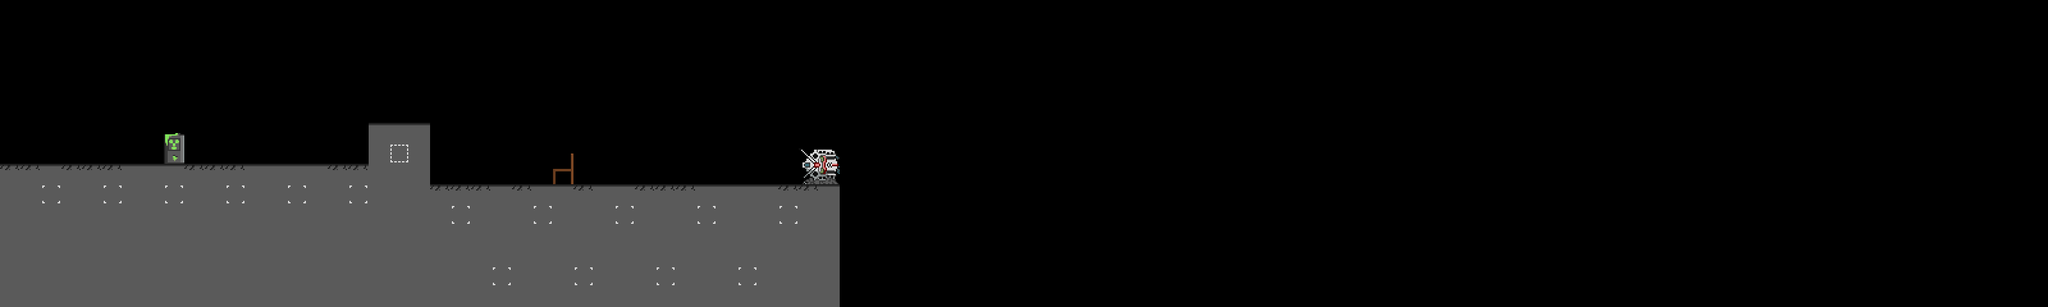

A 2D game scene composited from a Tiled map and its tileset images. What follows is a short description and the map's XML, with each tile layer's data collapsed to a summary:
An orthogonal 100x15 tile map with 32x32 px tiles, 1 tile layer (Tile Layer 1).

<map version="1.0" orientation="orthogonal" width="100" height="15" tilewidth="32" tileheight="32">
 <tileset firstgid="1" name="Tileset" tilewidth="32" tileheight="32">
  <image source="Tileset.png" trans="ff007f" width="640" height="400" />
 </tileset>
 <layer name="Tile Layer 1" width="100" height="15">
  <data>[1500 cells, 281 non-empty, 13 distinct tile ids]</data>
 </layer>
</map>
